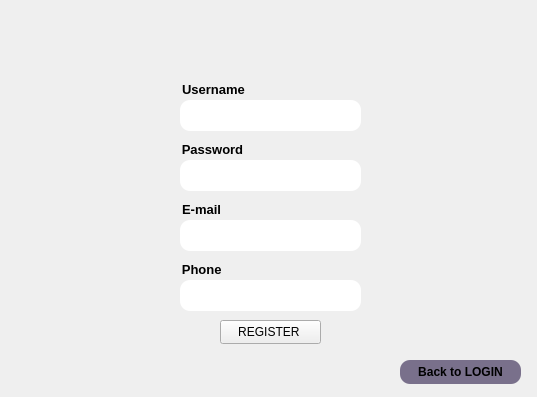
<?xml version="1.0" encoding="UTF-8"?>
<ui version="4.0">
 <class>RegisterPage</class>
 <widget class="QDialog" name="RegisterPage">
  <property name="geometry">
   <rect>
    <x>0</x>
    <y>0</y>
    <width>537</width>
    <height>397</height>
   </rect>
  </property>
  <property name="windowTitle">
   <string>Dialog</string>
  </property>
  <property name="styleSheet">
   <string notr="true">#MainWindow
{
background-color:rgb(20, 2, 48)
}</string>
  </property>
  <widget class="QWidget" name="widget" native="true">
   <property name="geometry">
    <rect>
     <x>240</x>
     <y>10</y>
     <width>51</width>
     <height>51</height>
    </rect>
   </property>
   <property name="styleSheet">
    <string notr="true">#widget

{
border-image:url(:/image/login_icon.png)
}</string>
   </property>
  </widget>
  <widget class="QGroupBox" name="groupBox">
   <property name="geometry">
    <rect>
     <x>180</x>
     <y>80</y>
     <width>181</width>
     <height>51</height>
    </rect>
   </property>
   <property name="font">
    <font>
     <pointsize>10</pointsize>
     <bold>true</bold>
    </font>
   </property>
   <property name="styleSheet">
    <string notr="true">#groupBox
{
border-radius:10px
}</string>
   </property>
   <property name="title">
    <string>Username</string>
   </property>
   <widget class="QLineEdit" name="regusername">
    <property name="geometry">
     <rect>
      <x>0</x>
      <y>20</y>
      <width>181</width>
      <height>31</height>
     </rect>
    </property>
    <property name="styleSheet">
     <string notr="true">#regusername
{
border-radius:10px
}</string>
    </property>
   </widget>
  </widget>
  <widget class="QGroupBox" name="groupBox_2">
   <property name="geometry">
    <rect>
     <x>180</x>
     <y>140</y>
     <width>181</width>
     <height>51</height>
    </rect>
   </property>
   <property name="font">
    <font>
     <pointsize>10</pointsize>
     <bold>true</bold>
    </font>
   </property>
   <property name="styleSheet">
    <string notr="true">#groupBox_2
{
border-radius:10px
}</string>
   </property>
   <property name="title">
    <string>Password</string>
   </property>
   <widget class="QLineEdit" name="regpassword">
    <property name="geometry">
     <rect>
      <x>0</x>
      <y>20</y>
      <width>181</width>
      <height>31</height>
     </rect>
    </property>
    <property name="styleSheet">
     <string notr="true">#regpassword
{
border-radius:10px
}</string>
    </property>
    <property name="echoMode">
     <enum>QLineEdit::EchoMode::Password</enum>
    </property>
   </widget>
  </widget>
  <widget class="QGroupBox" name="groupBox_3">
   <property name="geometry">
    <rect>
     <x>180</x>
     <y>260</y>
     <width>181</width>
     <height>51</height>
    </rect>
   </property>
   <property name="font">
    <font>
     <pointsize>10</pointsize>
     <bold>true</bold>
    </font>
   </property>
   <property name="styleSheet">
    <string notr="true">#groupBox_3
{
border-radius:10px
}</string>
   </property>
   <property name="title">
    <string>Phone </string>
   </property>
   <widget class="QLineEdit" name="regphone">
    <property name="geometry">
     <rect>
      <x>0</x>
      <y>20</y>
      <width>181</width>
      <height>31</height>
     </rect>
    </property>
    <property name="styleSheet">
     <string notr="true">#regphone
{
border-radius:10px
}</string>
    </property>
   </widget>
  </widget>
  <widget class="QGroupBox" name="groupBox_4">
   <property name="geometry">
    <rect>
     <x>180</x>
     <y>200</y>
     <width>181</width>
     <height>51</height>
    </rect>
   </property>
   <property name="font">
    <font>
     <pointsize>10</pointsize>
     <bold>true</bold>
    </font>
   </property>
   <property name="styleSheet">
    <string notr="true">#groupBox_4
{
border-radius:10px
}</string>
   </property>
   <property name="title">
    <string>E-mail</string>
   </property>
   <widget class="QLineEdit" name="regemail">
    <property name="geometry">
     <rect>
      <x>0</x>
      <y>20</y>
      <width>181</width>
      <height>31</height>
     </rect>
    </property>
    <property name="styleSheet">
     <string notr="true">#regemail
{
border-radius:10px
}</string>
    </property>
   </widget>
   <widget class="QPushButton" name="pushButton_2">
    <property name="geometry">
     <rect>
      <x>40</x>
      <y>100</y>
      <width>101</width>
      <height>24</height>
     </rect>
    </property>
    <property name="styleSheet">
     <string notr="true">#pushButton_2:hover
{
background:rgb(255, 232, 55);
border-radius:10px
}
#pushButton_2
{
background:rgb(121, 112, 139);
border-radius:10px
}</string>
    </property>
    <property name="text">
     <string>REGISTER NOW</string>
    </property>
   </widget>
  </widget>
  <widget class="QPushButton" name="pushButton">
   <property name="geometry">
    <rect>
     <x>400</x>
     <y>360</y>
     <width>121</width>
     <height>24</height>
    </rect>
   </property>
   <property name="font">
    <font>
     <bold>true</bold>
    </font>
   </property>
   <property name="styleSheet">
    <string notr="true">#pushButton:hover
{
background:rgb(90, 255, 90);
border-radius:10px
}
#pushButton
{
background:rgb(121, 112, 139);
border-radius:10px
}</string>
   </property>
   <property name="text">
    <string>Back to LOGIN</string>
   </property>
  </widget>
  <widget class="QPushButton" name="pushButton_3">
   <property name="geometry">
    <rect>
     <x>220</x>
     <y>320</y>
     <width>101</width>
     <height>24</height>
    </rect>
   </property>
   <property name="styleSheet">
    <string notr="true">#pushButton_2:hover
{
background:rgb(255, 232, 55);
border-radius:10px
}
#pushButton_2
{
background:rgb(121, 112, 139);
border-radius:10px
}</string>
   </property>
   <property name="text">
    <string>REGISTER </string>
   </property>
  </widget>
 </widget>
 <resources/>
 <connections/>
</ui>
